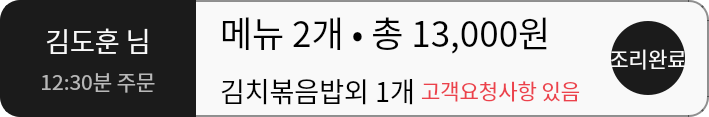
<?xml version="1.0" encoding="UTF-8"?>
<ui version="4.0">
 <class>unit</class>
 <widget class="QWidget" name="unit">
  <property name="geometry">
   <rect>
    <x>0</x>
    <y>0</y>
    <width>635</width>
    <height>117</height>
   </rect>
  </property>
  <property name="windowTitle">
   <string>Form</string>
  </property>
  <property name="styleSheet">
   <string notr="true">#unit{
background-color:rgba(0,0,0,0)
}
#wid_order{
border:2px solid rgba(9,9,9,0.45);
border-left:none;
border-top-right-radius:20px;
border-bottom-right-radius:20px;

background-color:rgba(249,249,249,1);
}
#wid_user{
border:2px solid #1B1B1B;
border-top-left-radius:20px;
border-bottom-left-radius:20px;
border-right:none;
background-color:#1B1B1B
}</string>
  </property>
  <layout class="QHBoxLayout" name="horizontalLayout_4" stretch="1,5">
   <property name="spacing">
    <number>0</number>
   </property>
   <property name="leftMargin">
    <number>0</number>
   </property>
   <property name="topMargin">
    <number>0</number>
   </property>
   <property name="rightMargin">
    <number>0</number>
   </property>
   <property name="bottomMargin">
    <number>0</number>
   </property>
   <item>
    <widget class="QWidget" name="wid_user" native="true">
     <property name="minimumSize">
      <size>
       <width>0</width>
       <height>117</height>
      </size>
     </property>
     <property name="maximumSize">
      <size>
       <width>16777215</width>
       <height>117</height>
      </size>
     </property>
     <property name="styleSheet">
      <string notr="true">#user_name{
color:rgba(249, 249, 249, 1);
}
#user_time{
color:rgba(184, 184, 184, 1);
}
QLabel{
background-color:rgba(0,0,0,0);
}</string>
     </property>
     <layout class="QVBoxLayout" name="verticalLayout">
      <property name="spacing">
       <number>5</number>
      </property>
      <property name="leftMargin">
       <number>40</number>
      </property>
      <property name="topMargin">
       <number>20</number>
      </property>
      <property name="rightMargin">
       <number>40</number>
      </property>
      <property name="bottomMargin">
       <number>20</number>
      </property>
      <item>
       <widget class="QLabel" name="user_name">
        <property name="sizePolicy">
         <sizepolicy hsizetype="Minimum" vsizetype="Maximum">
          <horstretch>0</horstretch>
          <verstretch>0</verstretch>
         </sizepolicy>
        </property>
        <property name="font">
         <font>
          <family>Pretendard</family>
          <pointsize>20</pointsize>
         </font>
        </property>
        <property name="text">
         <string>김도훈 님</string>
        </property>
        <property name="alignment">
         <set>Qt::AlignCenter</set>
        </property>
       </widget>
      </item>
      <item>
       <widget class="QLabel" name="user_time">
        <property name="sizePolicy">
         <sizepolicy hsizetype="Minimum" vsizetype="Maximum">
          <horstretch>0</horstretch>
          <verstretch>0</verstretch>
         </sizepolicy>
        </property>
        <property name="font">
         <font>
          <family>Pretendard</family>
          <pointsize>16</pointsize>
         </font>
        </property>
        <property name="text">
         <string>12:30분 주문</string>
        </property>
        <property name="alignment">
         <set>Qt::AlignCenter</set>
        </property>
       </widget>
      </item>
     </layout>
    </widget>
   </item>
   <item>
    <widget class="QWidget" name="wid_order" native="true">
     <property name="enabled">
      <bool>true</bool>
     </property>
     <property name="sizePolicy">
      <sizepolicy hsizetype="Preferred" vsizetype="Minimum">
       <horstretch>0</horstretch>
       <verstretch>0</verstretch>
      </sizepolicy>
     </property>
     <property name="minimumSize">
      <size>
       <width>0</width>
       <height>117</height>
      </size>
     </property>
     <property name="maximumSize">
      <size>
       <width>16777215</width>
       <height>117</height>
      </size>
     </property>
     <property name="font">
      <font>
       <family>Pretendard</family>
       <pointsize>16</pointsize>
      </font>
     </property>
     <property name="styleSheet">
      <string notr="true">#order_state{
border:0px solid none;
border-radius:37px;
background-color:#1B1B1B;
color:#F9F9F9;
}
#order_state:disabled{
border:0px solid none;
border-radius:37px;
background-color:#E4E4E4;
color:#ABABAB;
}
#user_requirement{
color:#EC424C;
}</string>
     </property>
     <layout class="QHBoxLayout" name="horizontalLayout_3">
      <property name="leftMargin">
       <number>0</number>
      </property>
      <property name="topMargin">
       <number>0</number>
      </property>
      <property name="rightMargin">
       <number>24</number>
      </property>
      <property name="bottomMargin">
       <number>0</number>
      </property>
      <item>
       <widget class="QWidget" name="widget_2" native="true">
        <property name="sizePolicy">
         <sizepolicy hsizetype="Preferred" vsizetype="Fixed">
          <horstretch>0</horstretch>
          <verstretch>0</verstretch>
         </sizepolicy>
        </property>
        <property name="styleSheet">
         <string notr="true"/>
        </property>
        <layout class="QVBoxLayout" name="verticalLayout_2">
         <property name="spacing">
          <number>12</number>
         </property>
         <property name="leftMargin">
          <number>24</number>
         </property>
         <property name="topMargin">
          <number>1</number>
         </property>
         <property name="rightMargin">
          <number>24</number>
         </property>
         <property name="bottomMargin">
          <number>1</number>
         </property>
         <item>
          <widget class="QLabel" name="menu_count_price">
           <property name="sizePolicy">
            <sizepolicy hsizetype="Maximum" vsizetype="Maximum">
             <horstretch>0</horstretch>
             <verstretch>0</verstretch>
            </sizepolicy>
           </property>
           <property name="font">
            <font>
             <family>Pretendard</family>
             <pointsize>26</pointsize>
            </font>
           </property>
           <property name="text">
            <string>메뉴 2개 • 총 13,000원</string>
           </property>
          </widget>
         </item>
         <item>
          <widget class="QWidget" name="widget_3" native="true">
           <property name="sizePolicy">
            <sizepolicy hsizetype="Minimum" vsizetype="Maximum">
             <horstretch>0</horstretch>
             <verstretch>0</verstretch>
            </sizepolicy>
           </property>
           <layout class="QHBoxLayout" name="horizontalLayout_2">
            <property name="leftMargin">
             <number>0</number>
            </property>
            <property name="topMargin">
             <number>0</number>
            </property>
            <property name="rightMargin">
             <number>0</number>
            </property>
            <property name="bottomMargin">
             <number>0</number>
            </property>
            <item>
             <widget class="QLabel" name="menu_detail">
              <property name="sizePolicy">
               <sizepolicy hsizetype="Maximum" vsizetype="Maximum">
                <horstretch>0</horstretch>
                <verstretch>0</verstretch>
               </sizepolicy>
              </property>
              <property name="font">
               <font>
                <family>Pretendard</family>
                <pointsize>20</pointsize>
               </font>
              </property>
              <property name="text">
               <string>김치볶음밥외 1개</string>
              </property>
             </widget>
            </item>
            <item>
             <widget class="QLabel" name="user_requirement">
              <property name="sizePolicy">
               <sizepolicy hsizetype="Minimum" vsizetype="Maximum">
                <horstretch>0</horstretch>
                <verstretch>0</verstretch>
               </sizepolicy>
              </property>
              <property name="font">
               <font>
                <family>Pretendard</family>
                <pointsize>16</pointsize>
               </font>
              </property>
              <property name="text">
               <string>고객요청사항 있음</string>
              </property>
             </widget>
            </item>
           </layout>
          </widget>
         </item>
        </layout>
       </widget>
      </item>
      <item>
       <spacer name="horizontalSpacer">
        <property name="orientation">
         <enum>Qt::Horizontal</enum>
        </property>
        <property name="sizeHint" stdset="0">
         <size>
          <width>40</width>
          <height>20</height>
         </size>
        </property>
       </spacer>
      </item>
      <item>
       <widget class="QPushButton" name="order_state">
        <property name="enabled">
         <bool>true</bool>
        </property>
        <property name="sizePolicy">
         <sizepolicy hsizetype="Minimum" vsizetype="Minimum">
          <horstretch>0</horstretch>
          <verstretch>0</verstretch>
         </sizepolicy>
        </property>
        <property name="minimumSize">
         <size>
          <width>74</width>
          <height>74</height>
         </size>
        </property>
        <property name="maximumSize">
         <size>
          <width>74</width>
          <height>74</height>
         </size>
        </property>
        <property name="font">
         <font>
          <family>Pretendard</family>
          <pointsize>16</pointsize>
         </font>
        </property>
        <property name="text">
         <string>조리완료</string>
        </property>
        <property name="checkable">
         <bool>true</bool>
        </property>
        <property name="checked">
         <bool>false</bool>
        </property>
       </widget>
      </item>
     </layout>
    </widget>
   </item>
  </layout>
 </widget>
 <resources/>
 <connections/>
</ui>
